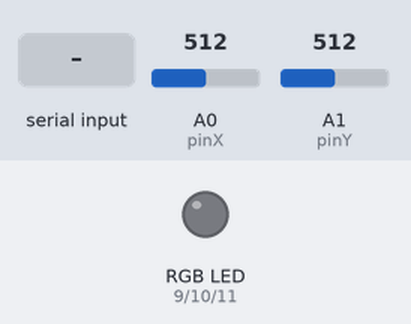
Recording of a sketch running on a simulated Arduino Uno, built with avr-gcc and run on an emulated ATmega328P. On the bench: an RGB LED mixed from three pins (HIGH = lit). Inputs (shaded band) come from the test bench; at power-on: A0 (pinX) = 512, A1 (pinY) = 512. What the sketch prints to the serial monitor is not drawn.

Above: at 1.2 s.
1.3 s: "S" received over Serial
At 2.4 s:
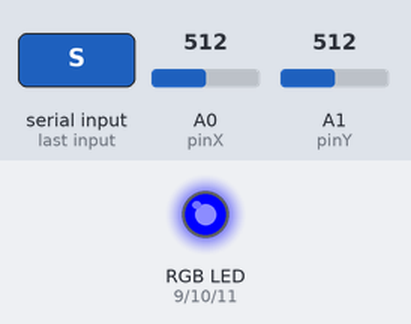
2.8 s: "E" received over Serial
At 3.9 s:
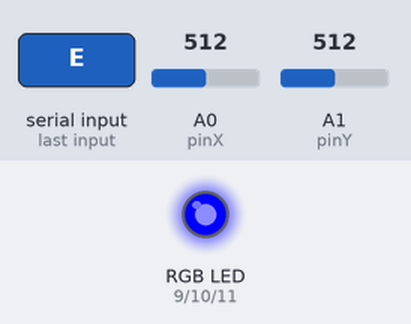
4.4 s: "G" received over Serial
At 5.3 s:
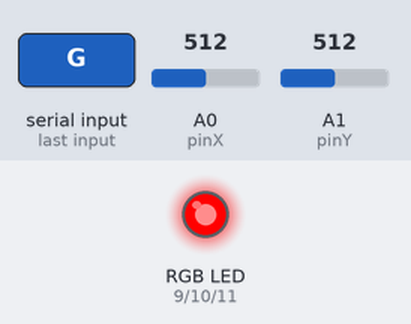
5.9 s: A0 (pinX) set to 689
7.4 s: A0 (pinX) set to 711
9.3 s: A1 (pinY) set to 691
10.8 s: A1 (pinY) set to 709
Timing chart, 0 to 13.7 s (numbered marks = the images above; inputs shaded):
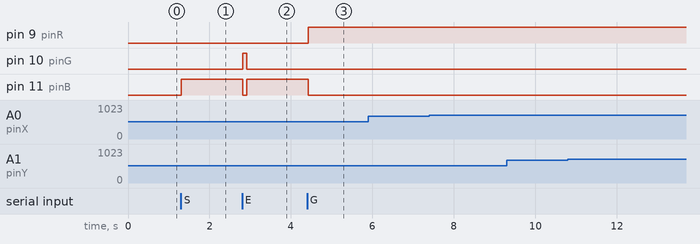

Measured:
- after the input at 1.3 s, pin 11 (pinB): LOW → HIGH at once
- after the input at 2.8 s, pin 10 (pinG): LOW → HIGH at once, → LOW 0.10 s later; pin 11 (pinB): HIGH → LOW at once, → HIGH 0.10 s later
- after the input at 4.4 s, pin 9 (pinR): LOW → HIGH at once; pin 11 (pinB): HIGH → LOW at once
- after the input at 5.9 s, every drawn part: stays the same
- after the input at 7.4 s, every drawn part: stays the same
- after the input at 9.3 s, every drawn part: stays the same
- after the input at 10.8 s, every drawn part: stays the same

The sketch:

CodeArduino.ino
```cpp
// Pins pour le Joystick
const int pinX = A0;
const int pinY = A1;

// Pins pour la LED RGB
const int pinR = 9;
const int pinG = 10;
const int pinB = 11;

void setup() {
  Serial.begin(9600);

  pinMode(pinR, OUTPUT);
  pinMode(pinG, OUTPUT);
  pinMode(pinB, OUTPUT);

  // LED éteinte au départ
  setRGB(0, 0, 0);
}

void loop() {
  // --- 1. ENVOI : Lecture du Joystick ---
  int xVal = analogRead(pinX);
  int yVal = analogRead(pinY);

  if (yVal < 300) Serial.println("U");
  else if (yVal > 700) Serial.println("D");
  else if (xVal < 300) Serial.println("L");
  else if (xVal > 700) Serial.println("R");

  // --- 2. RÉCEPTION : Lecture des ordres du PC ---
  if (Serial.available() > 0) {
    char cmd = Serial.read();

    if (cmd == 'S') {        // START : Bleu
      setRGB(0, 0, 255);
    }
    else if (cmd == 'E') {   // EAT : Flash Vert rapide
      setRGB(0, 255, 0);
      delay(100);
      setRGB(0, 0, 255);     // Repasse au bleu
    }
    else if (cmd == 'G') {   // GAME OVER : Rouge
      setRGB(255, 0, 0);
    }
  }

  delay(50); // Petite pause pour la stabilité
}

// Fonction pour changer la couleur facilement
void setRGB(int r, int g, int b) {
  analogWrite(pinR, r);
  analogWrite(pinG, g);
  analogWrite(pinB, b);
}
```
